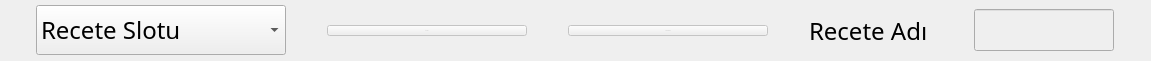
       <widget class="QWidget" name="layoutWidget">
        <property name="geometry">
         <rect>
          <x>20</x>
          <y>0</y>
          <width>1151</width>
          <height>61</height>
         </rect>
        </property>
        <layout class="QHBoxLayout" name="horizontalLayout_14" stretch="500,100,100,100">
         <property name="spacing">
          <number>10</number>
         </property>
         <property name="leftMargin">
          <number>5</number>
         </property>
         <property name="topMargin">
          <number>5</number>
         </property>
         <property name="rightMargin">
          <number>5</number>
         </property>
         <property name="bottomMargin">
          <number>5</number>
         </property>
         <item>
          <widget class="QComboBox" name="cbSelectProfile">
           <property name="minimumSize">
            <size>
             <width>250</width>
             <height>50</height>
            </size>
           </property>
           <property name="maximumSize">
            <size>
             <width>150</width>
             <height>16777215</height>
            </size>
           </property>
           <property name="font">
            <font>
             <family>Gill Sans MT</family>
             <pointsize>18</pointsize>
             <weight>9</weight>
             <italic>false</italic>
             <bold>false</bold>
            </font>
           </property>
           <item>
            <property name="text">
             <string>Recete Slotu</string>
            </property>
           </item>
          </widget>
         </item>
         <item>
          <widget class="QPushButton" name="bEditProLook">
           <property name="enabled">
            <bool>false</bool>
           </property>
           <property name="minimumSize">
            <size>
             <width>94</width>
             <height>0</height>
            </size>
           </property>
           <property name="maximumSize">
            <size>
             <width>200</width>
             <height>16777215</height>
            </size>
           </property>
           <property name="font">
            <font>
             <family>Gill Sans MT</family>
             <pointsize>-1</pointsize>
            </font>
           </property>
           <property name="text">
            <string>İncele</string>
           </property>
          </widget>
         </item>
         <item>
          <widget class="QPushButton" name="bEditPro">
           <property name="enabled">
            <bool>false</bool>
           </property>
           <property name="minimumSize">
            <size>
             <width>94</width>
             <height>0</height>
            </size>
           </property>
           <property name="maximumSize">
            <size>
             <width>200</width>
             <height>16777215</height>
            </size>
           </property>
           <property name="font">
            <font>
             <family>Gill Sans MT</family>
             <pointsize>-1</pointsize>
            </font>
           </property>
           <property name="text">
            <string>Yeni Recete</string>
           </property>
          </widget>
         </item>
         <item>
          <layout class="QHBoxLayout" name="horizontalLayout_13" stretch="400,250">
           <property name="spacing">
            <number>15</number>
           </property>
           <property name="leftMargin">
            <number>0</number>
           </property>
           <property name="topMargin">
            <number>0</number>
           </property>
           <property name="rightMargin">
            <number>0</number>
           </property>
           <property name="bottomMargin">
            <number>0</number>
           </property>
           <item>
            <widget class="QLabel" name="label_29">
             <property name="minimumSize">
              <size>
               <width>150</width>
               <height>0</height>
              </size>
             </property>
             <property name="maximumSize">
              <size>
               <width>100</width>
               <height>16777215</height>
              </size>
             </property>
             <property name="font">
              <font>
               <family>Gill Sans MT</family>
               <pointsize>18</pointsize>
               <weight>5</weight>
               <italic>false</italic>
               <bold>false</bold>
              </font>
             </property>
             <property name="text">
              <string>Recete Adı</string>
             </property>
            </widget>
           </item>
           <item>
            <widget class="QLineEdit" name="leProfileName">
             <property name="enabled">
              <bool>false</bool>
             </property>
             <property name="minimumSize">
              <size>
               <width>140</width>
               <height>0</height>
              </size>
             </property>
             <property name="maximumSize">
              <size>
               <width>150</width>
               <height>16777215</height>
              </size>
             </property>
             <property name="font">
              <font>
               <family>Gill Sans MT</family>
               <pointsize>18</pointsize>
               <weight>9</weight>
               <italic>false</italic>
               <bold>false</bold>
              </font>
             </property>
             <property name="text">
              <string/>
             </property>
             <property name="maxLength">
              <number>20</number>
             </property>
             <property name="readOnly">
              <bool>false</bool>
             </property>
             <property name="clearButtonEnabled">
              <bool>false</bool>
             </property>
            </widget>
           </item>
          </layout>
         </item>
        </layout>
       </widget>
